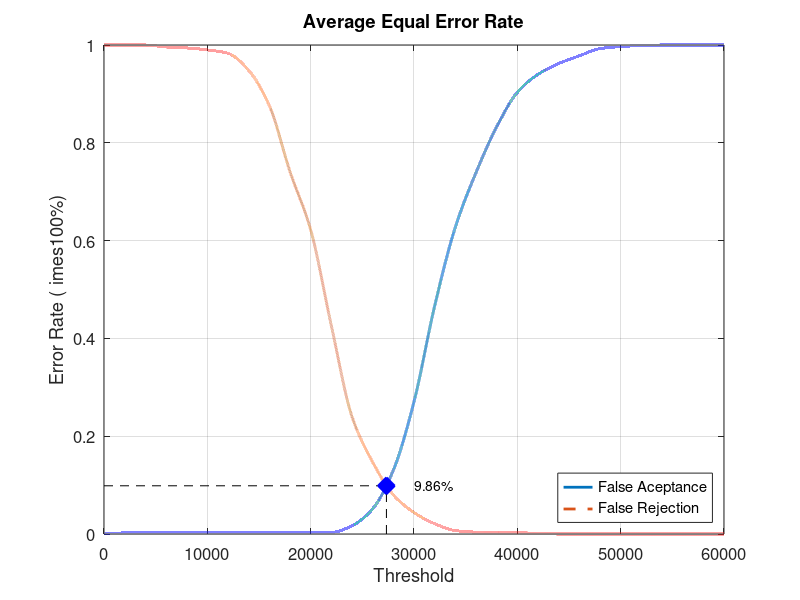
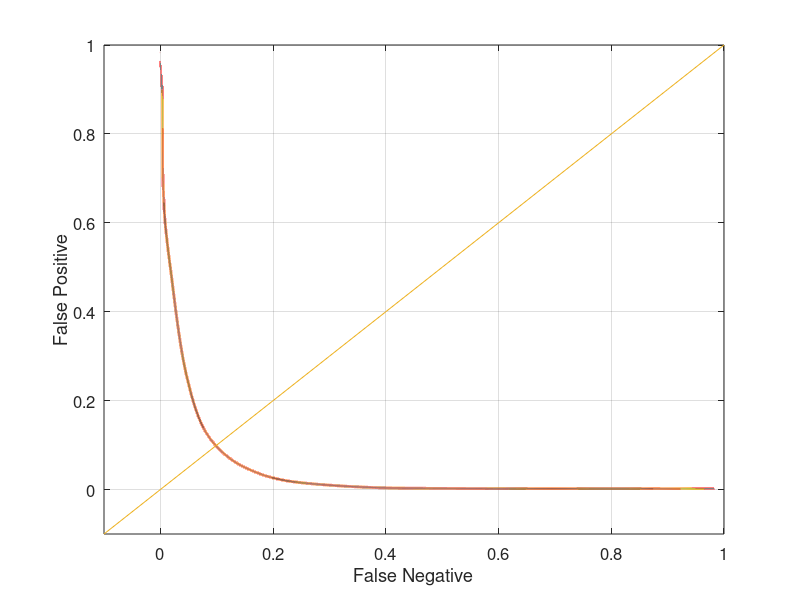

These charts were generated, in order, by the following MATLAB code:
close all;
clear;
clc;
x = 0:2000:60000;
xq = 0:0.5:60000;

y0 = [0 0.00210526 0.00210526 0.00210526 0.00210526 0.00210526 0.00210526 0.00210526 0.00210526 0.00210526 0.00210526 0.0031579 0.0168421 0.0515789 0.130526 0.270526 0.466316 0.627368 0.738947 0.832632 0.903158 0.94 0.962105 0.977895 0.992632 0.996842 0.998947 1 1 1 1]
yy0 = interp1(x, y0, xq, 'pchip');
y1 = [1 1 1 0.996 0.994 0.99 0.983 0.948 0.876 0.741 0.622 0.426 0.24 0.147 0.08 0.044 0.021 0.007 0.004 0.004 0.003 0.001 0 0 0 0 0 0 0 0 0]
yy1 = interp1(x, y1, xq, 'pchip');

% Calculating EER: 
y2 = abs(y0 - y1);
find(y2 == min(y2))
yy2 = abs(yy0 - yy1);
xEER = find(yy2 == min(yy2));
xEERIndex = xq(xEER) % X-axis EER
yEER = yy0(xEER) % Y-axis EER

main = figure
plot(xq, yy0,'-','LineWidth', 2);	hold on
plot(xq, yy1,'--','LineWidth', 2);	hold on
plot([xEERIndex xEERIndex], [0 yEER], 'k--');	hold on
plot([0 xEERIndex], [yEER yEER], 'k--');	hold on
plot(xEERIndex, yEER, 'bx', 'LineWidth', 10);	hold on
text(xEERIndex + 10 * xEERIndex / 100, yEER, [num2str(round((10000 * yEER)) / 100) '%'])
legend('False Aceptance', 'False Rejection', 'Location', 'SouthEast')
xlabel('Threshold')
ylabel('Error Rate (	imes100%)')
title('Average Equal Error Rate')
set(gca, 'FontSize', 12)
axis([0 60000 0 1])
grid on

print(main, 'Database1AverageMain', '-dpng');
FNRxFPR = figure('Color', [1 1 1]);
plot(yy1, yy0, '-', yy1, yy0, 'LineWidth', 2);
hold on
y = -0.1:0.1:1
plot(y, y); 
set(gca, 'FontSize', 12)
xlabel('False Negative')
ylabel('False Positive')
axis([-0.1 1 -0.1 1])
set(gca, 'FontSize', 12)
grid on

print(FNRxFPR, 'Database1AverageFNRxFPR','-dpng');
